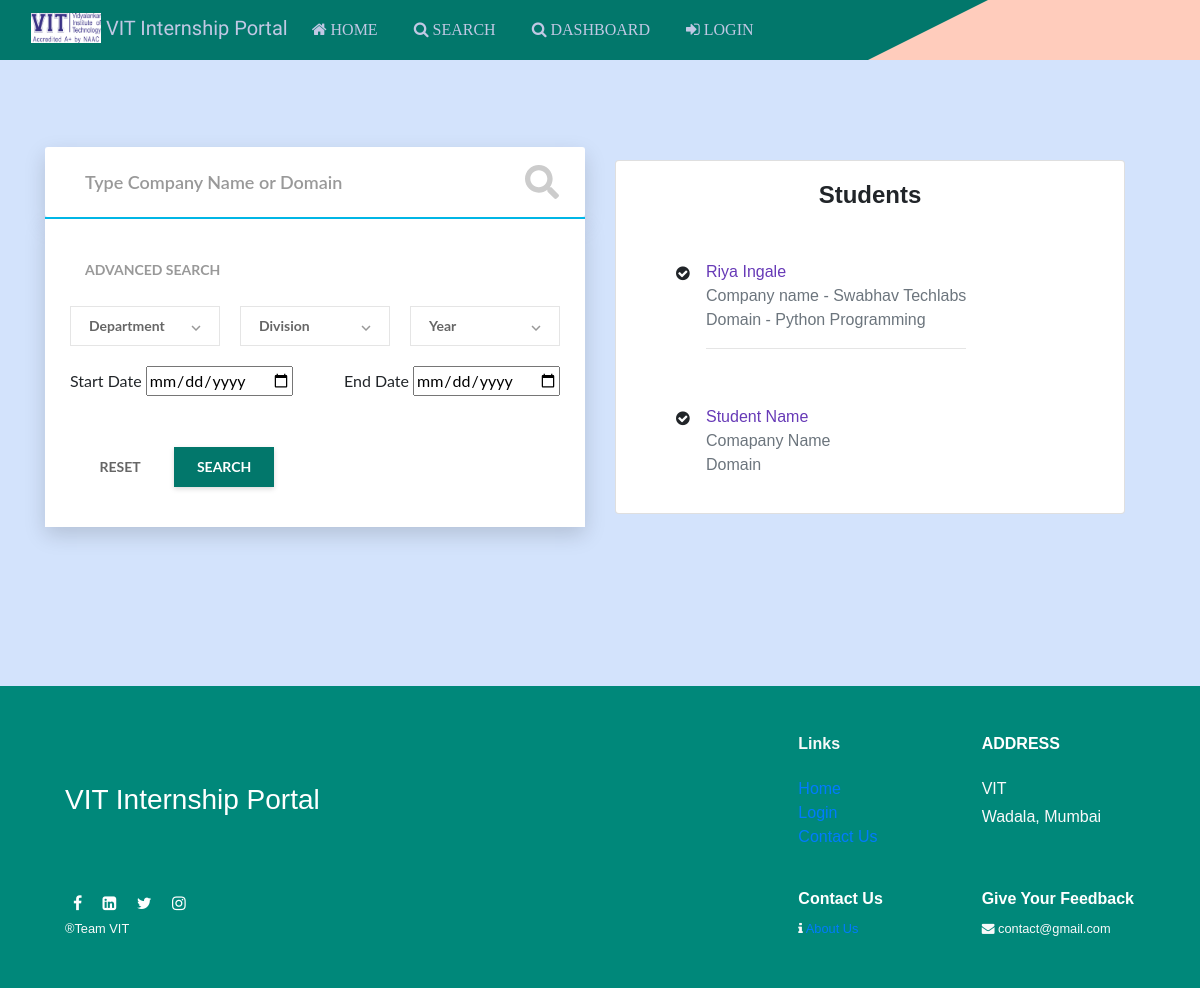
Screenshot of /search with the database file from the repository.
### app.py (models this page shows)
class Users(UserMixin, db.Model):
    id = db.Column(db.Integer, primary_key=True)
    fullname = db.Column(db.String(150))
    rollno = db.Column(db.String(15), unique=True)
    password = db.Column(db.String(80))
    mobileno = db.Column(db.String(15))
    email = db.Column(db.String(50))
    dept = db.Column(db.String(15))
    div = db.Column(db.String(15))
    year = db.Column(db.String(15))
    linkedIn_username = db.Column(db.Text)
    role = db.Column(db.Text)

class Internships(db.Model):
    id = db.Column(db.Integer, primary_key=True)
    user_id = db.Column(db.Integer)
    companyname = db.Column(db.Text)
    domain = db.Column(db.Text)
    source = db.Column(db.Text)
    rating = db.Column(db.Integer)
    skills_acquired = db.Column(db.Text)
    companyrepresentative_name = db.Column(db.Text)
    companyrepresentative_contact = db.Column(db.Text)
    startdate = db.Column(db.Date)
    enddate = db.Column(db.Date)
    offerletter = db.Column(db.LargeBinary)
    offerletter_filename = db.Column(db.Text)
    completioncert = db.Column(db.LargeBinary)
    completioncert_filename = db.Column(db.Text)

### app.py (the view, shortened to what this page needs)
@app.route('/search', methods=['GET', 'POST'])
def search():
    allinternships = []
    allstudents = []
    student_data = []
    internship_data = []
    if request.method == "GET":
        allstudents = Users.query.filter(Users.id != 2).all()
        allinternships = Internships.query.all()
        return render_template("search.html", students=allstudents, internships=allinternships, s = True)

### templates/search.html (shortened to what this page needs)
<!DOCTYPE html>
<html lang="en">
  <head>
    <link rel="stylesheet" href="../static/css/styles.css" />
    <link rel="stylesheet" href="../static/css/search.css" />
    <link
      rel="stylesheet"
      href="https://cdnjs.cloudflare.com/ajax/libs/font-awesome/4.7.0/css/font-awesome.min.css"
    />
    <link
      rel="stylesheet"
      href="https://maxcdn.bootstrapcdn.com/bootstrap/4.0.0/css/bootstrap.min.css"
    />
  </head>
  <body style="background-color: #d3e3fc">
    <nav class="navbar navbar-expand-lg navbar-red navbar-dark">
      <div class="wrap"></div>
      <div class="container-fluid all-show">
        <a class="navbar-brand" href="#" style="color: #c1c8e4">
          <img
            src="..\static\img\VIT.png"
            width="70"
            height="30"
            class="d-inline-block align-top"
            alt=""
          />
          VIT Internship Portal
        </a>
        <div class="collapse navbar-collapse" id="navbarSupportedContent">
          <ul class="navbar-nav mr-auto mb-2 mb-lg-0">
            <li class="nav-item">
              <a class="nav-link" href="/"><i class="fa fa-home"> Home</i></a>
            </li>
            <li class="nav-item">
              <a class="nav-link" href="/search"
                ><i class="fa fa-search"> Search</i></a
              >
            </li>
            <li class="nav-item">
              <a class="nav-link" href="/admin/dashboard"
                ><i class="fa fa-search"> Dashboard</i></a
              >
            </li>
            {% if not current_user.is_authenticated %}
            <li class="nav-item">
              <a class="nav-link active" aria-current="page" href="/admin/login"
                ><i class="fa fa-sign-in"> Login</i></a
              >
            </li>
            {% endif %}
          </ul>
        </div>
      </div>
    </nav>
    <div class="container">
      <div class="row">
        <div class="s009 col-12 col-lg-6" style="background-color: #d3e3fc">
          <form method="POST">
            <div class="inner-form">
              <div class="basic-search">
                <div class="input-field">
                  <input
                    id="companyname"
                    type="text"
                    placeholder="Type Company Name or Domain"
                    name="searchname"
                  />
                  <div class="icon-wrap">
                  </div>
                </div>
              </div>
              <div class="advance-search">
                <span class="desc">ADVANCED SEARCH</span>
                <div class="row">
                  <div class="input-field">
                    <div class="input-select">
                      <select id="dept" data-trigger="" name="dept">
                        <option placeholder="" name="dept" value="">
                          Department
                        </option>
                      </select>
                    </div>
                  </div>
                  <div class="input-field">
                    <div class="input-select">
                      <select id="div" data-trigger="" name="div">
                        <option placeholder="" value="" name="div">
                          Division
                        </option>
                      </select>
                    </div>
                  </div>
                  <div class="input-field">
                    <div class="input-select">
                      <select id="year" data-trigger="" name="year">
                        <option placeholder="" value="" name="year">
                          Year
                        </option>
                      </select>
                    </div>
                  </div>
                </div>
                <div class="row second">
                  <div class="input-field-date">
                    <label for="startdate">Start Date</label>
                    <input id="startdate" type="date" name="startdate" />
                  </div>
                  <div class="input-field-date">
                    <label for="enddate">End Date</label>
                    <input type="date" id="enddate" name="enddate" />
                  </div>
                </div>
                <div class="row third">
                  <div class="input-field">
                    <div class="group-btn">
                      <button type="reset" class="btn-delete" id="delete">
                        RESET
                      </button>
                      <button
                        type="submit"
                        formaction="/search"
                        class="btn-search"
                        style="background-color: #02776b"
                      >
                        SEARCH
                      </button>
                    </div>
                  </div>
                </div>
              </div>
            </div>
          </form>
        </div>
        <div
          class="
            row
            d-flex
            justify-content-center
            mt-100
            mb-100
            col-12 col-lg-6
          "
        >
          <div class="col-12 col-lg-12">
            <div class="card">
              <div class="card-body text-center">
                <h4 class="card-title m-b-0">Students</h4>
              </div>
              {% if s %}
              <ul class="list-style-none">
                {% for user in students %}
                <li class="d-flex no-block card-body">
                  <i class="fa fa-check-circle w-30px m-t-5"></i>
                  <div>
                    <a
                      href="/otherprofile/{{user.id}}"
                      class="m-b-0 font-medium p-0"
                      data-abc="true"
                      >{{user.fullname}}</a
                    >
                    <div class="Company-Names">
                      {% for Internship in internships %} {% if user.id ==
                      Internship.user_id %}
                      <div class="text-muted">Company name - {{Internship.companyname}}</div>
                      <div class="text-muted">Domain - {{Internship.domain}}</div>
                      <hr />
                      {% endif %} {% endfor %}
                    </div>
                  </div>
                </li>
                {% endfor %}
                <li class="d-flex no-block card-body">
                  <i class="fa fa-check-circle w-30px m-t-5"></i>
                  <div>
                    <a href="#" class="m-b-0 font-medium p-0" data-abc="true"
                      >Student Name</a
                    >
                    <div class="text-muted">Comapany Name</div>
                    <div class="text-muted">Domain</div>
                  </div>
                </li>
              </ul>
              {% else %}
              <center><h5 style="font-style: italic;">No Students Found</h5></center>
              {% endif %}
            </div>
          </div>
        </div>
      </div>
    </div>
    <p>
      <br />
    </p>
<div
      class="container-fluid pb-0 mb-0 justify-content-center text-light"
      style="background-color: #00887a"
    >
      <footer>
        <div class="row my-5 justify-content-center py-5">
          <div class="col-11">
            <div class="row">
              <div class="col-xl-8 col-md-4 col-sm-4 col-12 my-auto mx-auto a">
                <h3 class=" mb-md-0 mb-5 bold-text"  style="color: #ffffff;"> VIT Internship Portal</h3>
              </div>
              <div class="col-xl-2 col-md-4 col-sm-4 col-12">
                <h6 class="mb-3 mb-lg-4 bold-text"><b>Links</b></h6>
                <ul class="list-unstyled">
                  <li><a href="/">Home</a></li>
                  <li><a href="/allblogs">Login</a></li>
                  <li><a href="/news">Contact Us</a></li>
                </ul>
              </div>
              <div class="col-xl-2 col-md-4 col-sm-4 col-12">
                <h6 class="mb-3 mb-lg-4 bold-text mt-sm-0 mt-5" style="color: #ffffff;">
                  <b>ADDRESS</b>
                </h6>
                <p class="mb-1">VIT</p>
                <p>Wadala, Mumbai</p>
              </div>
            </div>
            <div class="row">
              <div
                class="
                  col-xl-8 col-md-4 col-sm-4 col-auto
                  my-md-0
                  mt-5
                  order-sm-1 order-3
                  align-self-end
                "
              >
                <p class="social text-muted mb-0 pb-0 bold-text">
                  <span class="mx-2"
                    ><i class="fa fa-facebook" aria-hidden="true" style="color: #ffffff;"></i
                  ></span>
                  <span class="mx-2"
                    ><i class="fa fa-linkedin-square" aria-hidden="true" style="color: #ffffff;"></i
                  ></span>
                  <span class="mx-2"
                    ><i class="fa fa-twitter" aria-hidden="true" style="color: #ffffff;"></i
                  ></span>
                  <span class="mx-2"
                    ><i class="fa fa-instagram" aria-hidden="true" style="color: #ffffff;"></i
                  ></span>
                </p>
                <small class="rights"><span>&#174;</span>Team VIT </small>
              </div>
              <div
                class="
                  col-xl-2 col-md-4 col-sm-4 col-auto
                  order-1
                  align-self-end
                "
              >
                <h6 class="mt-55 mt-2  bold-text" style="color: #ffffff;">
                  <b>Contact Us</b>
                </h6>
                <small>
                  <span><i class="fa fa-info" aria-hidden="true"></i></span>
                  <a href="/aboutus">About Us</a></small
                >
              </div>
              <div
                class="
                  col-xl-2 col-md-4 col-sm-4 col-auto
                  order-2
                  align-self-end
                  mt-3
                "
              >
                <h6 class="mt-55 mt-2 bold-text" style="color: #ffffff;">
                  <b>Give Your Feedback</b>
                </h6>
                <small>
                  <span><i class="fa fa-envelope" aria-hidden="true"></i></span>
                  contact@gmail.com</small
                >
              </div>
            </div>
          </div>
        </div>
      </footer>
    </div>
  </body>
</html>

### static/css/styles.css (style rules this page uses)
body { background-color: #5AB9EA; }
.navbar-nav > li > a { text-transform: uppercase; font-size: 12px; margin-right: 20px; color: #C1C8E4; font-size: medium; }
.nav-link { color: #C1C8E4 !important; }
.wrap { width: 100%; position: absolute; height: 100%; background-color: #FFCCBC; clip-path: polygon(81% 0, 100% 0, 100% 50%, 100% 100%, 71% 100%); transition: 1s all; }
.navbar-brand { color: #266150; font-family: "Allerta Stencil", sans-serif; margin-bottom: 4px; font-size: 27px; }
.navbar-red { background-color: #02776b; color: #266150; }
.all-show { z-index: 10; }

### rows the page displays
Users: fullname "Riya Ingale"
Internships: companyname "Swabhav Techlabs", domain "Python Programming"
